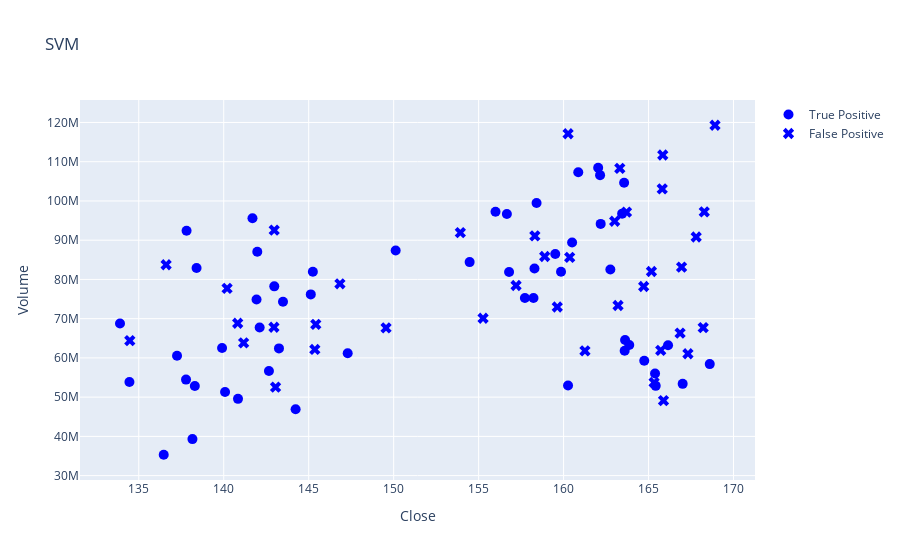

Notebook code for this chart:
### Code cell
svm(
    df_train_val.copy(),
    X_validation,
    y_validation,
    df_evaluation_val,
    df_confusion_val,
    draw_plot=True,
)
